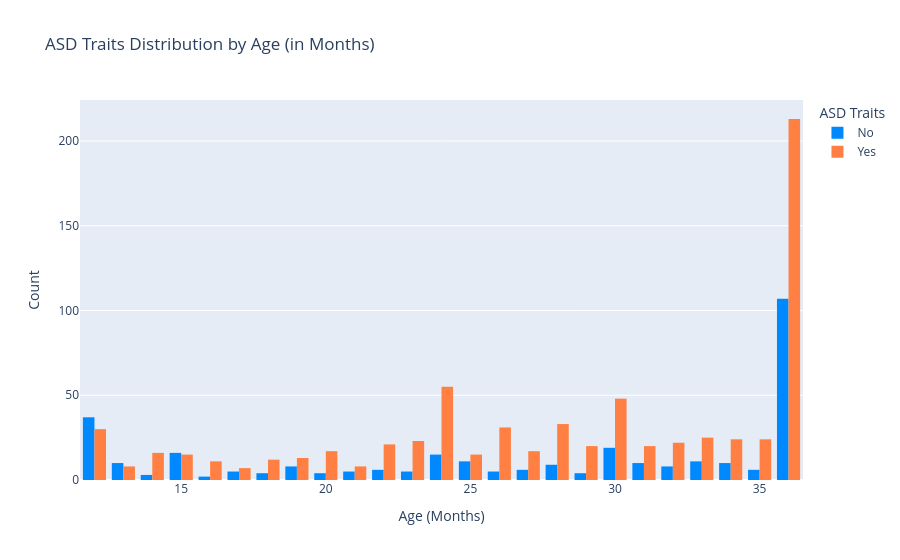

The notebook cell this image was saved under:
### Code cell
fig_bar_age = px.histogram(
    asd_toddlers_df, 
    x="Age_Mons", 
    color="ASD_Traits",
    barmode="group",
    color_discrete_map={"Yes": "#FF8042", "No": "#0088FE"},
    title="ASD Traits Distribution by Age (in Months)",
    labels={"Age_Mons": "Age (Months)", "ASD_Traits": "ASD Traits"}
)
fig_bar_age.update_layout(
    xaxis_title="Age (Months)",
    yaxis_title="Count",
    legend_title="ASD Traits",
    font=dict(size=12)
)

### Figure 1 — Plotly figure (JSON) as saved in the notebook; plotly's stock layout.template omitted (floating-point values rounded to 4 significant figures; data arrays with more than 128 entries replaced by an {"elided": "..."} marker saying what was removed)
{"data": [{"alignmentgroup": "True", "bingroup": "x", "hovertemplate": "ASD Traits=No<br>Age (Months)=%{x}<br>count=%{y}<extra></extra>", "legendgroup": "No", "marker": {"color": "#0088FE", "pattern": {"shape": ""}}, "name": "No", "offsetgroup": "No", "orientation": "v", "showlegend": true, "type": "histogram", "x": {"elided": "326 int values"}, "xaxis": "x", "yaxis": "y"}, {"alignmentgroup": "True", "bingroup": "x", "hovertemplate": "ASD Traits=Yes<br>Age (Months)=%{x}<br>count=%{y}<extra></extra>", "legendgroup": "Yes", "marker": {"color": "#FF8042", "pattern": {"shape": ""}}, "name": "Yes", "offsetgroup": "Yes", "orientation": "v", "showlegend": true, "type": "histogram", "x": {"elided": "728 int values"}, "xaxis": "x", "yaxis": "y"}], "layout": {"barmode": "group", "font": {"size": 12}, "legend": {"title": {"text": "ASD Traits"}, "tracegroupgap": 0}, "title": {"text": "ASD Traits Distribution by Age (in Months)"}, "xaxis": {"anchor": "y", "domain": [0, 1], "title": {"text": "Age (Months)"}}, "yaxis": {"anchor": "x", "domain": [0, 1], "title": {"text": "Count"}}}}
